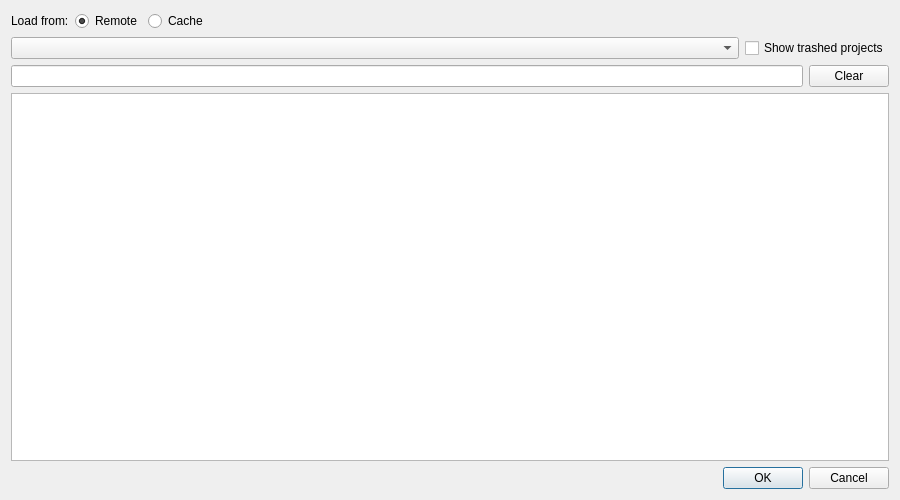
<?xml version="1.0" encoding="UTF-8"?>
<ui version="4.0">
 <class>Dialog</class>
 <widget class="QDialog" name="Dialog">
  <property name="geometry">
   <rect>
    <x>0</x>
    <y>0</y>
    <width>900</width>
    <height>500</height>
   </rect>
  </property>
  <property name="windowTitle">
   <string>Dialog</string>
  </property>
  <layout class="QVBoxLayout" name="verticalLayout">
   <item>
    <layout class="QHBoxLayout" name="horizontalLayout_2">
     <item>
      <widget class="QLabel" name="laLoadFrom">
       <property name="text">
        <string>Load from:</string>
       </property>
      </widget>
     </item>
     <item>
      <widget class="QRadioButton" name="rbFromRemote">
       <property name="text">
        <string>Remote</string>
       </property>
       <property name="checked">
        <bool>true</bool>
       </property>
      </widget>
     </item>
     <item>
      <widget class="QRadioButton" name="rbFromCache">
       <property name="text">
        <string>Cache</string>
       </property>
      </widget>
     </item>
     <item>
      <spacer name="horizontalSpacer">
       <property name="orientation">
        <enum>Qt::Horizontal</enum>
       </property>
       <property name="sizeHint" stdset="0">
        <size>
         <width>40</width>
         <height>20</height>
        </size>
       </property>
      </spacer>
     </item>
    </layout>
   </item>
   <item>
    <layout class="QHBoxLayout" name="horizontalLayout">
     <item>
      <widget class="QComboBox" name="cbDomain">
       <property name="sizePolicy">
        <sizepolicy hsizetype="Expanding" vsizetype="Fixed">
         <horstretch>0</horstretch>
         <verstretch>0</verstretch>
        </sizepolicy>
       </property>
      </widget>
     </item>
     <item>
      <widget class="QCheckBox" name="cbShowTrash">
       <property name="text">
        <string>Show trashed projects</string>
       </property>
      </widget>
     </item>
    </layout>
   </item>
   <item>
    <layout class="QHBoxLayout" name="horizontalLayout_3">
     <item>
      <widget class="QLineEdit" name="leTitle"/>
     </item>
     <item>
      <widget class="QPushButton" name="pbClear">
       <property name="text">
        <string>Clear</string>
       </property>
      </widget>
     </item>
    </layout>
   </item>
   <item>
    <widget class="QTableView" name="twProjects">
     <property name="alternatingRowColors">
      <bool>true</bool>
     </property>
     <property name="selectionMode">
      <enum>QAbstractItemView::SingleSelection</enum>
     </property>
     <property name="selectionBehavior">
      <enum>QAbstractItemView::SelectRows</enum>
     </property>
     <property name="sortingEnabled">
      <bool>true</bool>
     </property>
     <attribute name="horizontalHeaderStretchLastSection">
      <bool>true</bool>
     </attribute>
     <attribute name="verticalHeaderStretchLastSection">
      <bool>false</bool>
     </attribute>
    </widget>
   </item>
   <item>
    <widget class="QDialogButtonBox" name="buttonBox">
     <property name="orientation">
      <enum>Qt::Horizontal</enum>
     </property>
     <property name="standardButtons">
      <set>QDialogButtonBox::Cancel|QDialogButtonBox::Ok</set>
     </property>
    </widget>
   </item>
  </layout>
 </widget>
 <resources/>
 <connections>
  <connection>
   <sender>buttonBox</sender>
   <signal>accepted()</signal>
   <receiver>Dialog</receiver>
   <slot>accept()</slot>
   <hints>
    <hint type="sourcelabel">
     <x>248</x>
     <y>254</y>
    </hint>
    <hint type="destinationlabel">
     <x>157</x>
     <y>274</y>
    </hint>
   </hints>
  </connection>
  <connection>
   <sender>buttonBox</sender>
   <signal>rejected()</signal>
   <receiver>Dialog</receiver>
   <slot>reject()</slot>
   <hints>
    <hint type="sourcelabel">
     <x>316</x>
     <y>260</y>
    </hint>
    <hint type="destinationlabel">
     <x>286</x>
     <y>274</y>
    </hint>
   </hints>
  </connection>
 </connections>
</ui>
